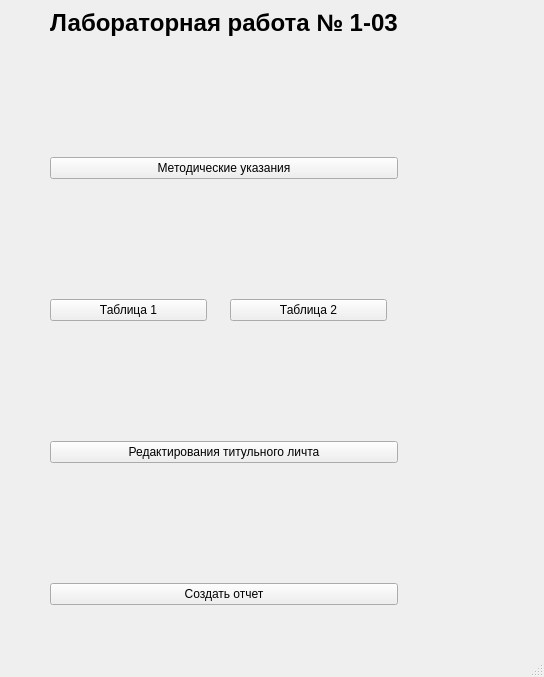
<?xml version="1.0" encoding="UTF-8"?>
<ui version="4.0">
 <class>MainWindow</class>
 <widget class="QMainWindow" name="MainWindow">
  <property name="geometry">
   <rect>
    <x>0</x>
    <y>0</y>
    <width>544</width>
    <height>677</height>
   </rect>
  </property>
  <property name="sizePolicy">
   <sizepolicy hsizetype="Fixed" vsizetype="Fixed">
    <horstretch>0</horstretch>
    <verstretch>0</verstretch>
   </sizepolicy>
  </property>
  <property name="minimumSize">
   <size>
    <width>0</width>
    <height>0</height>
   </size>
  </property>
  <property name="maximumSize">
   <size>
    <width>16777215</width>
    <height>16777215</height>
   </size>
  </property>
  <property name="baseSize">
   <size>
    <width>600</width>
    <height>800</height>
   </size>
  </property>
  <property name="windowTitle">
   <string>Лабораторная работа № 1-03</string>
  </property>
  <widget class="QWidget" name="centralwidget">
   <layout class="QVBoxLayout" name="verticalLayout" stretch="0,0,0,0,0">
    <property name="spacing">
     <number>120</number>
    </property>
    <property name="sizeConstraint">
     <enum>QLayout::SizeConstraint::SetFixedSize</enum>
    </property>
    <property name="leftMargin">
     <number>50</number>
    </property>
    <property name="rightMargin">
     <number>50</number>
    </property>
    <item>
     <widget class="QLabel" name="label">
      <property name="sizePolicy">
       <sizepolicy hsizetype="Minimum" vsizetype="Minimum">
        <horstretch>0</horstretch>
        <verstretch>0</verstretch>
       </sizepolicy>
      </property>
      <property name="maximumSize">
       <size>
        <width>16777215</width>
        <height>100</height>
       </size>
      </property>
      <property name="font">
       <font>
        <family>Arial</family>
        <pointsize>18</pointsize>
        <bold>true</bold>
       </font>
      </property>
      <property name="text">
       <string>Лабораторная работа № 1-03</string>
      </property>
      <property name="alignment">
       <set>Qt::AlignmentFlag::AlignCenter</set>
      </property>
     </widget>
    </item>
    <item>
     <widget class="QPushButton" name="pushButton">
      <property name="minimumSize">
       <size>
        <width>0</width>
        <height>0</height>
       </size>
      </property>
      <property name="text">
       <string>Методические указания</string>
      </property>
     </widget>
    </item>
    <item>
     <layout class="QHBoxLayout" name="horizontalLayout">
      <property name="spacing">
       <number>23</number>
      </property>
      <property name="rightMargin">
       <number>11</number>
      </property>
      <item>
       <widget class="QPushButton" name="pushButton_2">
        <property name="minimumSize">
         <size>
          <width>0</width>
          <height>0</height>
         </size>
        </property>
        <property name="text">
         <string>Таблица 1</string>
        </property>
       </widget>
      </item>
      <item>
       <widget class="QPushButton" name="pushButton_3">
        <property name="minimumSize">
         <size>
          <width>0</width>
          <height>0</height>
         </size>
        </property>
        <property name="text">
         <string>Таблица 2</string>
        </property>
       </widget>
      </item>
     </layout>
    </item>
    <item>
     <widget class="QPushButton" name="pushButton_4">
      <property name="minimumSize">
       <size>
        <width>0</width>
        <height>0</height>
       </size>
      </property>
      <property name="text">
       <string>Редактирования титульного личта</string>
      </property>
     </widget>
    </item>
    <item>
     <widget class="QPushButton" name="pushButton_5">
      <property name="minimumSize">
       <size>
        <width>0</width>
        <height>0</height>
       </size>
      </property>
      <property name="text">
       <string>Создать отчет</string>
      </property>
     </widget>
    </item>
   </layout>
  </widget>
  <widget class="QMenuBar" name="menubar">
   <property name="geometry">
    <rect>
     <x>0</x>
     <y>0</y>
     <width>544</width>
     <height>33</height>
    </rect>
   </property>
  </widget>
  <widget class="QStatusBar" name="statusbar"/>
 </widget>
 <resources/>
 <connections/>
</ui>
